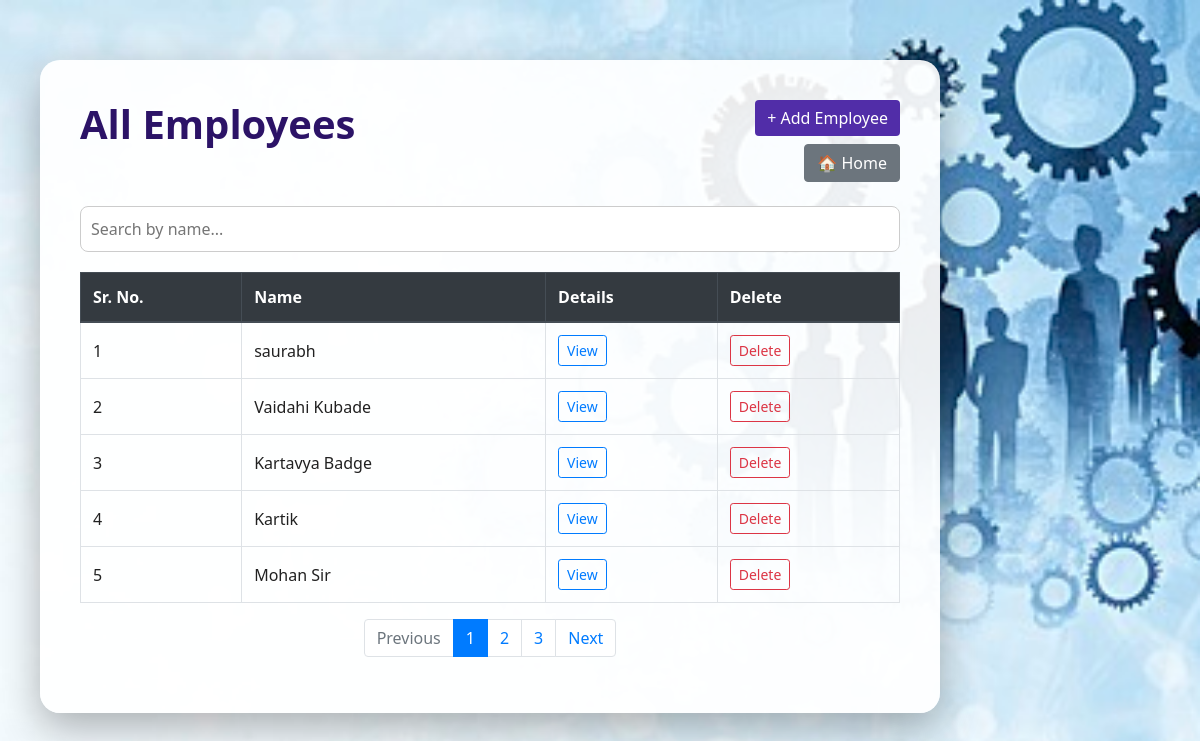
The page /forms/list/ on the database its author committed.
### employeeapp/models.py (models this page shows, shortened)
class Employee(models.Model):
    Gender_Choices = [
        ('M','Male'),
        ('F','Female'),
        ('O','Other'),
    ]
    phone_num = RegexValidator(regex=r'^\d{10}$' , message="Mobile Number must be exactly 10 digits.")
    name = models.CharField(max_length=60)
    gender = models.CharField(max_length=10, choices=Gender_Choices, verbose_name="Gender", null=True, blank=True)
    mob_num = models.CharField(validators=[phone_num], max_length=10)
    email = models.EmailField()
    address = models.TextField()
    salary = models.FloatField()
    designation = models.CharField()
    photo = models.ImageField(upload_to='employee_photos', null=True, blank=True)

### employeeapp/views.py (the view)
# urls.py: path('list/',list_of_emp),
def list_of_emp(request):
    query = request.GET.get('q', '')
    employees = Employee.objects.filter(name__icontains=query) if query else Employee.objects.all()
    paginator = Paginator(employees, 5)  # 5 per page
    page_number = request.GET.get('page')
    page_obj = paginator.get_page(page_number)
    return render(request, 'employeeapp/list.html', {'data': page_obj})

### employeeapp/templates/employeeapp/list.html (shortened to what this page needs)
{% load static %}
<!DOCTYPE html>
<html lang="en">
<head>
  <link rel="stylesheet" href="https://cdn.jsdelivr.net/npm/bootstrap@4.6.2/dist/css/bootstrap.min.css" />
</head>
<body>
  <div class="overlay">
    <div class="container">
      <div class="d-flex justify-content-between align-items-start mb-4">
        <h1>All Employees</h1>
        <div class="d-flex flex-column align-items-end">
          <a class="btn btn-primary mb-2" href="/forms/add">+ Add Employee</a>
          <a class="btn btn-secondary" href="/forms/home">🏠 Home</a>
        </div>
      </div>
      <form method="GET" action="">
        <input type="text" name="q" class="search-input" placeholder="Search by name..." value="{{ request.GET.q }}">
      </form>
      <div class="table-responsive">
        <table class="table table-bordered table-hover">
          <thead class="thead-dark">
            <tr>
              <th>Sr. No.</th>
              <th>Name</th>
              <th>Details</th>
              <th>Delete</th>
            </tr>
          </thead>
          <tbody>
            {% for x in data %}
            <tr>
              <td>{{ data.start_index|add:forloop.counter0 }}</td>
              <td>{{ x.name }}</td>
              <td>
                <a class="btn btn-sm btn-outline-primary" href="/forms/details/{{ x.id }}">View</a>
              </td>
              <td>
                <form method="POST" action="/forms/delete/{{ x.id }}/" onsubmit="return confirmAndPlaySound();">
                  <button type="submit" class="btn btn-sm btn-outline-danger">Delete</button>
                </form>
              </td>
            </tr>
            {% empty %}
            <tr>
              <td colspan="4" class="text-center text-muted">No employees found.</td>
            </tr>
            {% endfor %}
          </tbody>
        </table>
      </div>
      {% if data.has_other_pages %}
      <nav>
        <ul class="pagination">
          {% if data.has_previous %}
          <li class="page-item"><a class="page-link" href="?q={{ request.GET.q }}&page={{ data.previous_page_number }}">Previous</a></li>
          {% else %}
          <li class="page-item disabled"><span class="page-link">Previous</span></li>
          {% endif %}
          {% for num in data.paginator.page_range %}
            {% if data.number == num %}
              <li class="page-item active"><span class="page-link">{{ num }}</span></li>
            {% else %}
              <li class="page-item"><a class="page-link" href="?q={{ request.GET.q }}&page={{ num }}">{{ num }}</a></li>
            {% endif %}
          {% endfor %}
          {% if data.has_next %}
          <li class="page-item"><a class="page-link" href="?q={{ request.GET.q }}&page={{ data.next_page_number }}">Next</a></li>
          {% else %}
          <li class="page-item disabled"><span class="page-link">Next</span></li>
          {% endif %}
        </ul>
      </nav>
      {% endif %}
    </div>
  </div>
</body>
</html>

### rows shown on the page
Employee: start_index|add "1", name "saurabh"
Employee: start_index|add "2", name "Vaidahi Kubade"
Employee: start_index|add "3", name "Kartavya Badge"
Employee: start_index|add "4", name "Kartik"
Employee: start_index|add "5", name "Mohan Sir"

### other values the page prints
{{ num }} "1"
{{ num }} "2" "3"
